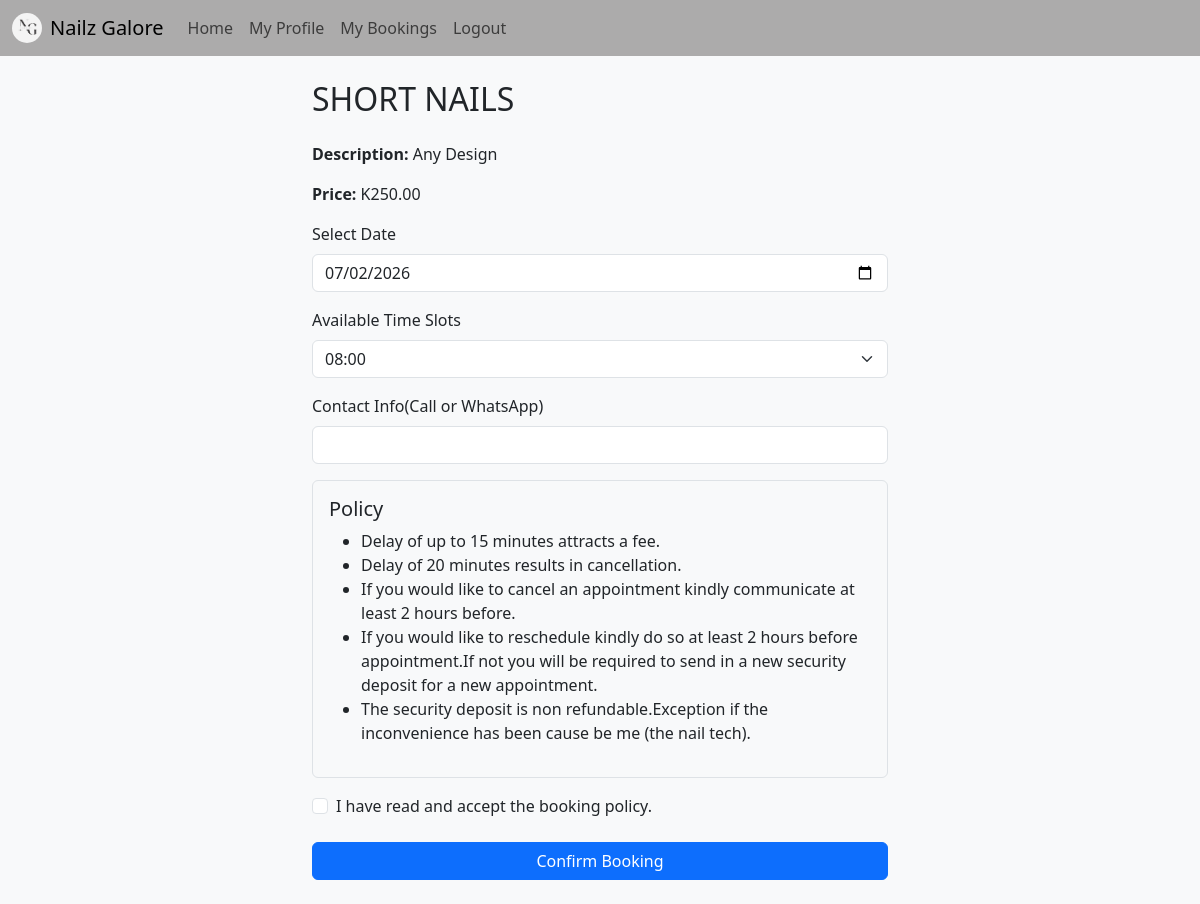
Page /book/1 (signed in) on the committed database.
### Nailtech_website/models.py (models this page shows)
class Service(db.Model):
    id = db.Column(db.Integer, primary_key=True)
    name = db.Column(db.String(150), nullable=False)
    description = db.Column(db.String(1000))
    price = db.Column(db.Float, nullable=False)
    image_url = db.Column(db.String(300))  # Store image path or URL
    bookings = db.relationship('Booking', backref='service', cascade="all, delete-orphan")
    working_hours = db.relationship('WorkingHours', backref='service', cascade="all, delete-orphan")

### Nailtech_website/views.py (the view, shortened to what this page needs)
@views.route('/book/<int:service_id>', methods=['GET', 'POST'])
@login_required
def book_service(service_id):
    service = Service.query.get_or_404(service_id)
    selected_date_str = request.args.get('date', datetime.today().strftime('%Y-%m-%d'))
    selected_date = datetime.strptime(selected_date_str, '%Y-%m-%d')
    weekday = selected_date.weekday()  # Monday=0
    working_slots = WorkingHours.query.filter_by(
        service_id=service.id,
        weekday=weekday
    ).all()
    available_slots = []
    for wh in working_slots:
        slot_datetime = datetime.combine(selected_date, wh.slot_time)
        conflict = Booking.query.filter_by(service_id=service.id, date_time=slot_datetime).first()
        if not conflict:
            available_slots.append(wh.slot_time.strftime('%H:%M'))
    return render_template('book.html', service=service, user=current_user, date=selected_date_str, available_slots=available_slots)

### Nailtech_website/__init__.py (called while the page is built)
def create_app():
    app = Flask(__name__)
    app.config['SECRET_KEY'] = 'snjgndfigninfjigisg'
    app.config['SQLALCHEMY_DATABASE_URI'] = f'sqlite:///{DB_NAME}'
    db.init_app(app)
    @app.context_processor
    def inject_user():
        return dict(user=current_user)
    from .views import views
    app.register_blueprint(views, url_prefix='/')
    from .auth import auth
    app.register_blueprint(auth, url_prefix='/')
    from .models import User, Service, Booking
    create_database(app)
    login_manager = LoginManager()
    login_manager.login_view = 'auth.login'
    login_manager.init_app(app)
    @login_manager.user_loader
    def load_user(id):
        return User.query.get(int(id))
    return app

### Nailtech_website/templates/book.html (shortened to what this page needs)
{% extends "base.html" %}
{% block content %}
<div class="container my-4" style="max-width: 600px;">
  <h2 class="mb-4">{{ service.name }}</h2>
  <p><strong>Description:</strong> {{ service.description }}</p>
  <p><strong>Price:</strong> K{{ '%.2f' | format(service.price) }}</p>
  <form method="POST" id="bookingForm" onsubmit="return checkPolicyAccepted()">
    <div class="mb-3">
      <label for="date" class="form-label">Select Date</label>
      <input
        type="date"
        id="date"
        name="date"
        class="form-control"
        required
        value="{{ date }}"
      >
    </div>
    <div class="mb-3">
      <label for="time_slot" class="form-label">Available Time Slots</label>
      <select id="time_slot" name="time_slot" class="form-select" required>
        {% if available_slots %}
          {% for slot in available_slots %}
            <option value="{{ slot }}">{{ slot }}</option>
          {% endfor %}
        {% else %}
          <option disabled>No available time slots</option>
        {% endif %}
      </select>
    </div>
    <div class="mb-3">
      <label for="contact_info" class="form-label">Contact Info(Call or WhatsApp)</label>
      <input type="text" id="contact_info" name="contact_info" class="form-control" required>
    </div>
    <div class="policy-box border rounded p-3 mb-3" style="background-color: #f8f9fa;">
      <h5>Policy</h5>
      <ul>
        <li>Delay of up to 15 minutes attracts a fee.</li>
        <li>Delay of 20 minutes results in cancellation.</li>
        <li>If you would like to cancel an appointment kindly communicate at least 2 hours before.</li>
        <li>If you would like to reschedule kindly do so at least 2 hours before appointment.If not you will be required to send in a new security deposit for a new appointment.</li>
        <li>The security deposit is non refundable.Exception if the inconvenience has been cause be me (the nail tech).</li>
      </ul>
    </div>
    <div class="form-check mb-4">
      <input type="checkbox" id="policyCheck" class="form-check-input" />
      <label for="policyCheck" class="form-check-label">
        I have read and accept the booking policy.
      </label>
    </div>
    <button type="submit" class="btn btn-primary w-100">Confirm Booking</button>
  </form>
</div>
{% endblock %}

### rows in the picture
Service: name "SHORT NAILS", description "Any Design", price "250.00"

### other values in the picture
form field time_slot "08:00"
